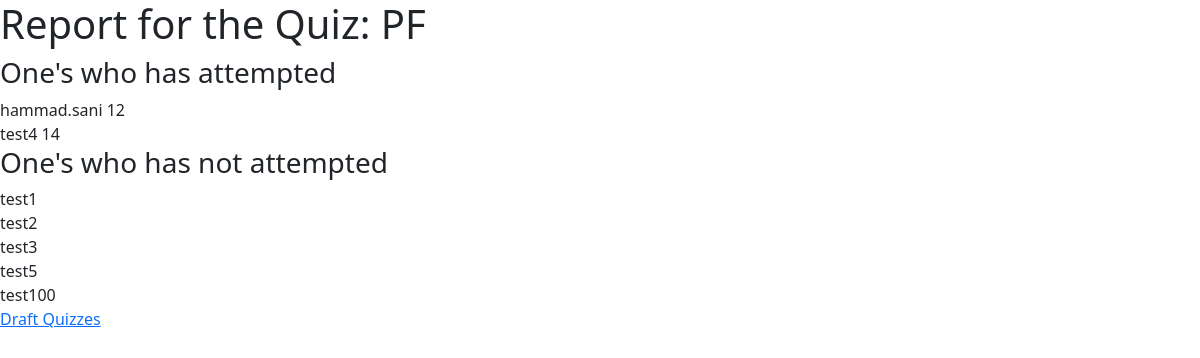
The app's page /quiz_management/generate_report/1 (signed in) with its own data.
### quiz_attempter_management/models.py (models this page shows)
class Mark(models.Model):
    marks = models.IntegerField()
    total_mark = models.IntegerField()
    quiz = models.ForeignKey(Quiz, on_delete=models.CASCADE)
    quiz_attempter = models.ForeignKey(QuizAttempter, on_delete=models.CASCADE)

### quiz_management/decorators.py (the view)
    def check_host(request, *args, **kwargs):
        if request.user.is_authenticated and not request.user.is_superuser:
            try:
                is_quiz_attempter = QuizAttempter.objects.get(id=request.user.id).is_quiz_attempter
                if not is_quiz_attempter:
                    return view_function(request, *args, **kwargs)
            except QuizAttempter.DoesNotExist:
                return view_function(request, *args, **kwargs)
        return HttpResponse("You are not Host/")

### quiz_management/views.py (called while the page is built)
@host_required
def generate_report(request, quiz_id):
    quiz = Quiz.objects.get(id=quiz_id)
    marks = Mark.objects.filter(quiz_id=quiz_id)
    quiz_attempters = QuizAndQuizAttempter.objects.filter(quiz=quiz_id)
    non_attempters = []
    for quiz_attempter in quiz_attempters:
        if not quiz_attempter.is_attempted:
            non_attempters.append(
                quiz_attempter.quiz_attempter.username
            )
    return render(request, 'quiz_management/report.html', {'marks': marks, 'non_attempters': non_attempters,
                                                           'is_quiz_attempted': quiz.is_quiz_attempted,
                                                           'quiz_title': quiz.title})

### quiz_management/templates/quiz_management/report.html (shortened to what this page needs)
{% extends "base.html" %}
{% block content %}
    <h1>Report for the Quiz: {{ quiz_title }} </h1>
    {% if is_quiz_attempted %}
    {% if marks %}
        <h3>One's who has attempted</h3>
            {% for mark in marks %}
                {{ mark.quiz_attempter.username }} {{ mark.marks }} <br>
            {% endfor %}
        {% endif %}
        {% if non_attempters %}
        <h3>One's who has not attempted </h3>
            {% for non_attempter in non_attempters %}
                {{ non_attempter}} <br>
            {% endfor %}
        {% endif %}
        {% else %}
            <h3> Report cannot be generated yet as there is time left </h3>
    {% endif %}
    <a href="{% url "draftquizzes" %}">Draft Quizzes</a>
{% endblock content %}

### records on screen
Mark: quiz_attempter.username "hammad.sani", marks "12"
Mark: quiz_attempter.username "test4", marks "14"

### other values on screen
{{ non_attempter }} "test1" "test2" "test3" "test5" "test100"
